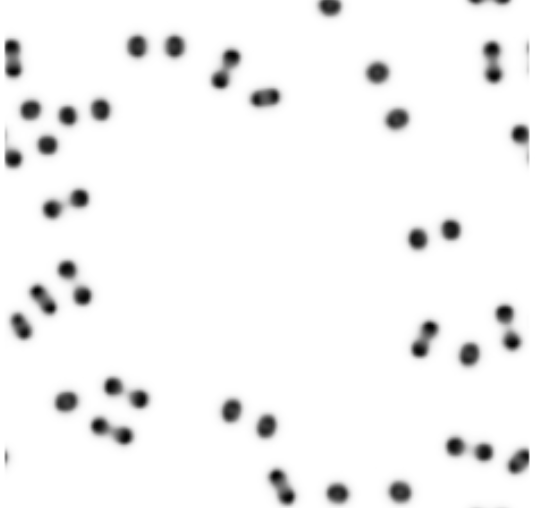
#> input picture Integrated_Design_of_Artificial_Intelligence/EX2_Cell_Segmentation/a.png, 535 x 508 px, found by its file name
$ jupyter execute --allow-errors EX2_cell.ipynb
#> lines starting #> are read from the running program, lines starting #| are printed output that depends on the picture; after the words box and inside, x2 and y2 are one past the last pixel; in counts of white or black regions, pixels touching at a corner belong together
<a href="https://colab.research.google.com/github/yuanshanmian/GZU_Courses/blob/main/EX2_cell.ipynb" target="_parent"></a>

[cell 1]
import matplotlib.pyplot as plt
import cv2

# 读取图像
gray_image = cv2.imread('./a.png', cv2.IMREAD_GRAYSCALE)
#> gray_image is the input picture: shape (508, 535); min 2, max 255, mean 243.7

# 自适应 Otsu 方法
def adaptive_otsu(img_g):
    h, w = img_g.shape
    mask = np.zeros_like(img_g)
    winHalfWidth = 10
    localVarThresh = 0.002

    for i in range(0, w):
        new_img = img_g[:, max(1, i - winHalfWidth): min(w, i + winHalfWidth)]
        th, th_otsu = cv.threshold(new_img, 0, 255, cv.THRESH_OTSU)
        intile = np.var(new_img / 255)
        if intile > localVarThresh:
            _, mask[:, i:i + 1] = cv.threshold(img_g[:, i:i + 1], th, 255, cv.THRESH_BINARY)
        else:
            mask[:, i:i + 1] = 255

    return mask

# 定义伽马参数
gamma = 10

# 应用伽马变换
#> (the rest of this cell did not finish here and is left out)

[cell 2]
import numpy as np
from scipy.ndimage import maximum_filter, generate_binary_structure, binary_erosion
import matplotlib.pyplot as plt
import cv2

# 读取灰度图像
image_array = 255 - cv2.imread('./a.png', cv2.IMREAD_GRAYSCALE)
#> image_array: shape (508, 535); min 0, max 253, mean 11.3

# 定义函数进行峰值检测
def detect_peaks(image, threshold=0):
    """
    对图像进行峰值检测，使用局部最大值滤波器。
    返回峰值的布尔掩码（即像素值是其邻域最大值时为1，否则为0）
    """
#> called with threshold = 30

    # 定义一个8连接的邻域结构
    neighborhood = generate_binary_structure(2, 2)

    # 应用局部最大值滤波器；所有邻域中最大值的像素被设置为1
    local_max = maximum_filter(image, footprint=neighborhood) == image
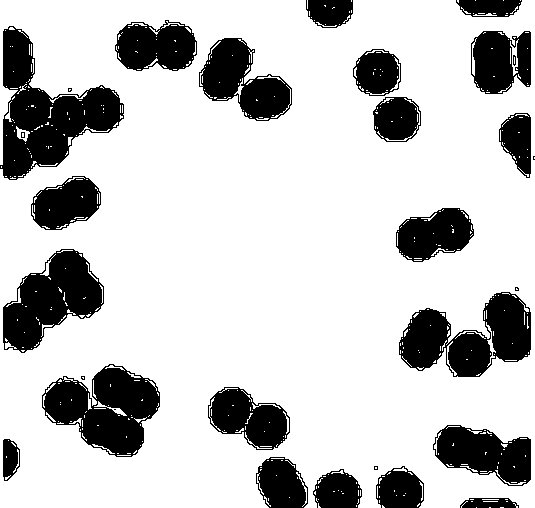
#> local_max: shape (508, 535) bool; 77.3% white; 29 black regions (7 under 20 px), largest, box (x1, y1, x2, y2) and area: (0, 26, 124, 180) 8367, (42, 364, 160, 457) 6406, (399, 292, 531, 377) 6372

    # local_max是一个包含我们寻找的峰值的掩码，但也包含了背景。
    # 为了分离出峰值，我们必须从掩码中去除背景。

    # 创建背景的掩码
    background = (image == 0)
#> background: shape (508, 535) bool; 77.6% white; 29 black regions (7 under 20 px), largest, box (x1, y1, x2, y2) and area: (4, 27, 123, 179) 8320, (43, 365, 159, 456) 6477, (4, 250, 103, 352) 5722

    # 一个小技巧：我们必须侵蚀背景，以成功地从local_max中减去它，否则将出现一条线
    # 沿着背景边界（局部最大值滤波器的副作用）
    eroded_background = binary_erosion(background, structure=neighborhood, border_value=1)
#> eroded_background: shape (508, 535) bool; 75.4% white; 26 black regions (5 under 20 px), largest, box (x1, y1, x2, y2) and area: (0, 26, 124, 180) 9004, (42, 364, 160, 457) 6988, (399, 292, 531, 377) 6857

    # 通过从local_max掩码中移除背景来获得最终的掩码，仅包含峰值（xor操作）
    detected_peaks = local_max ^ eroded_background
#> detected_peaks: shape (508, 535) bool; 1.8% white in thin lines or dots

    # 根据阈值对峰值进行处理
    detected_peaks[image <= threshold] = False
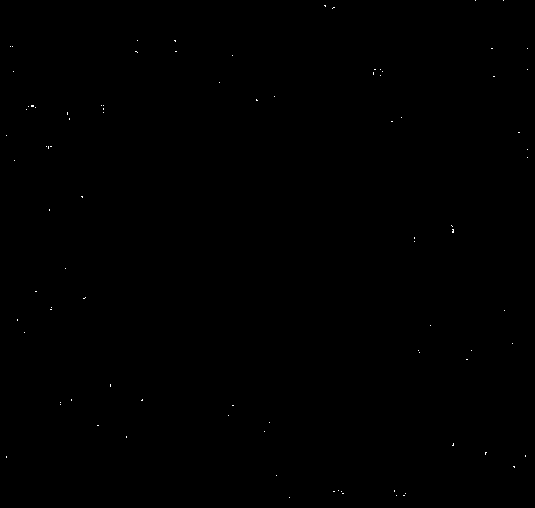
#> detected_peaks: shape (508, 535) bool; 0.06% white in thin lines or dots

    return detected_peaks

# 后处理函数：连接接近的峰值
def post_process_peaks(peaks, distance_threshold):
    # 获取峰值的坐标
#> called with distance_threshold = 10
    peaks_y, peaks_x = np.where(peaks)
#> peaks_y = 159 values from 0 to 497; peaks_x = 159 values, max 527 at index 16, min 6 at index 64, mean 255.5
    num_peaks = len(peaks_y)  # 获取峰值的数量
#> num_peaks = 159

    # 计算每个峰值之间的距离
    distances = np.zeros((num_peaks, num_peaks))
    for i in range(num_peaks):
        for j in range(i + 1, num_peaks):
            distances[i, j] = np.sqrt((peaks_x[i] - peaks_x[j]) ** 2 + (peaks_y[i] - peaks_y[j]) ** 2)
            distances[j, i] = distances[i, j]  # 对称矩阵
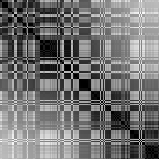
#> distances: shape (159, 159) float64; min 0, max 675.2, mean 307.1; drawn with min black and max white

    # 将距离小于阈值的峰值合并为一个峰值
    merged_peaks = np.copy(peaks)
    for i in range(num_peaks):
        for j in range(i + 1, num_peaks):
            if distances[i, j] < distance_threshold:
                merged_peaks[peaks_y[j], peaks_x[j]] = False
#> merged_peaks: shape (508, 535) bool; 0.02% white in thin lines or dots

    return merged_peaks


# 定义阈值
threshold = 30
distance_threshold = 10

# 应用检测并绘制结果
plt.figure(figsize=(15, 15))
detected_peaks = detect_peaks(image_array, threshold)

# 进行后处理：连接接近的峰值
merged_peaks = post_process_peaks(detected_peaks, distance_threshold)

# 显示检测到的峰值
plt.subplot(2, 3, 4)
plt.imshow(255 - merged_peaks, cmap='gray')
plt.title("检测到的峰值")

# 绘制原始图像
plt.subplot(2, 3, 1)
plt.imshow(255 - image_array, cmap='gray')
plt.title("原始图像")

# 在原图上绘制红点
peaks_y, peaks_x = np.where(merged_peaks)
#> peaks_y = 64 values from 0 to 497; peaks_x = 64 values, max 527 at index 7, min 6 at index 24, mean 262.5
plt.scatter(peaks_x, peaks_y, color='red', s=5)

# 绘制原始图像
plt.subplot(2, 3, 2)
plt.imshow(255 - image_array, cmap='gray')
plt.title("原始图像")

# 显示检测到的峰值
plt.subplot(2, 3, 3)
plt.imshow(255 - detected_peaks, cmap='gray')
plt.title("检测到的峰值")

plt.tight_layout()
plt.show()

print("num = ", len(peaks_y))
#| num =  64

[cell 3]
import cv2
import numpy as np
from skimage.segmentation import watershed
from skimage.feature import peak_local_max
from scipy import ndimage
import matplotlib.pyplot as plt

# 读取灰度图像
image = 255 - cv2.imread('./a.png', cv2.IMREAD_GRAYSCALE)

# 预处理：去除噪声和平滑图像
kernel = np.ones((3, 3), np.uint8)
opening = cv2.morphologyEx(image, cv2.MORPH_OPEN, kernel, iterations=2)

# 确定图像中的背景和前景区域
sure_bg = cv2.dilate(opening, kernel, iterations=3)
dist_transform = cv2.distanceTransform(opening, cv2.DIST_L2, 5)
ret, sure_fg = cv2.threshold(dist_transform, 0.7 * dist_transform.max(), 255, 0)
#> sure_fg: shape (508, 535) float32; 0.97% white; 31 white regions (1 under 20 px), largest, box (x1, y1, x2, y2) and area: (33, 269, 85, 312) 738, (27, 107, 73, 148) 445, (503, 313, 512, 342) 114
#> ret = 18.6
sure_fg = np.uint8(sure_fg)
unknown = cv2.subtract(sure_bg, sure_fg)

# 使用标记函数对前景区域进行标记
ret, markers = cv2.connectedComponents(sure_fg)
#> markers: shape (508, 535) int32; 32 distinct labels, from 0 to 31
#> ret = 32
markers = markers + 1
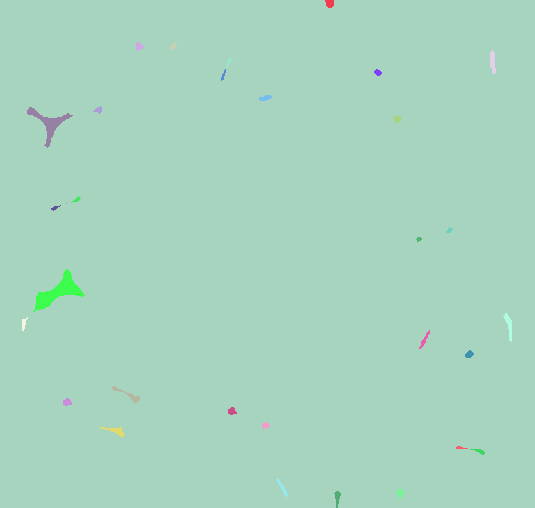
#> markers: shape (508, 535) int32; 32 distinct labels, from 1 to 32; one colour per label, 0 black
markers[unknown == 255] = 0

# 应用分水岭算法
markers = cv2.watershed(cv2.cvtColor(image, cv2.COLOR_GRAY2BGR), markers)
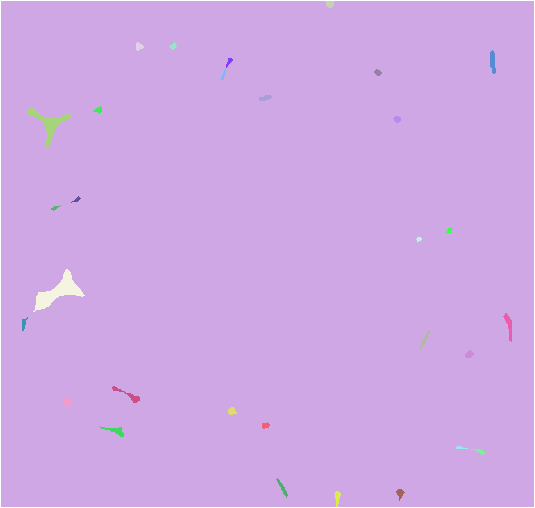
#> markers: shape (508, 535) int32; 33 distinct labels, from -1 to 32; one colour per label, 0 black, -1 white
image_copy = image.copy()

# 创建分割后的细胞掩码
cell_mask = np.zeros_like(image_copy, dtype=np.uint8)
cell_mask[markers > 1] = 255  # 将非背景部分置为255

# 计数标记区域的数量（不包括背景）
num_cells = len(np.unique(markers)) - 1
#> num_cells = 32
print("Number of cells:", num_cells)
#| Number of cells: 32

# 显示灰度图像
plt.imshow(image, cmap='gray')
plt.axis('off')  # 关闭坐标轴
plt.title('Cell Image')

# 提取细胞的中心坐标
markers_filtered = markers.copy()
markers_filtered[markers_filtered == -1] = 0
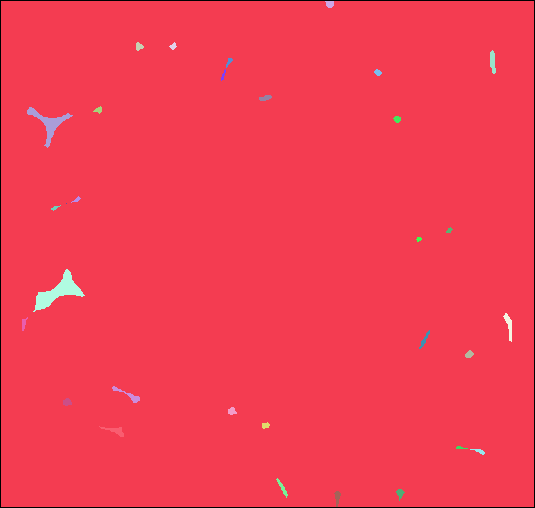
#> markers_filtered: shape (508, 535) int32; 33 distinct labels, from 0 to 32; one colour per label, 0 black
markers_labels = np.unique(markers_filtered)[1:]
#> markers_labels = 32 values from 1 to 32
cell_centers = []
for label in markers_labels:
    cell_mask_single = (markers_filtered == label).astype(np.uint8)
    cell_center = ndimage.measurements.center_of_mass(cell_mask_single)
    cell_centers.append(cell_center)
#> this loop made 32 passes
#> cell_center on passes 1 to 12: (253.5, 267.8), (3.63, 329.4), (46.06, 138.7), (45.79, 172.8), (61.44, 492.3), (61.48, 228.7), (74.89, 223), (72.08, 377.5), (97.55, 265), (122.8, 48.54), (109.6, 98.05), (118.8, 396.9)
#> cell_mask_single: shape (508, 535); values 0 (black) and 1 (white), 0.02% white; 1 white region, box (x1, y1, x2, y2) and area: (334, 491, 341, 507) 63
#> after the loop, cell_centers = 32 pairs, first value 3.63 to 497.1, second value 23.55 to 508.5

# 绘制细胞中心点
cell_centers = np.array(cell_centers)
plt.scatter(cell_centers[:, 1], cell_centers[:, 0], color='red', s=5)  # 注意坐标位置的转换

plt.show()

[cell 4]
import cv2 as cv
import numpy as np
from skimage.segmentation import watershed
from skimage.feature import peak_local_max
from scipy import ndimage
import matplotlib.pyplot as plt
plt.figure(figsize=(15, 15))
# 读取灰度图像
image = cv2.imread('./a.png', cv2.IMREAD_GRAYSCALE)

# 自适应 Otsu 方法
def adaptive_otsu(img_g):
    h, w = img_g.shape
#> h = 508; w = 535
    mask = np.zeros_like(img_g)
    winHalfWidth = 10
    localVarThresh = 0.002

    for i in range(0, w):
        new_img = img_g[:, max(1, i - winHalfWidth): min(w, i + winHalfWidth)]
        th, th_otsu = cv.threshold(new_img, 0, 255, cv.THRESH_OTSU)
        intile = np.var(new_img / 255)
        if intile > localVarThresh:
            _, mask[:, i:i + 1] = cv.threshold(img_g[:, i:i + 1], th, 255, cv.THRESH_BINARY)
        else:
            mask[:, i:i + 1] = 255
#> this loop made 535 passes
#> (th, intile) on passes 1 to 3: (144, 0.0921), (139, 0.0964), (139, 0.1)
#> mask: shape (508, 535); 89.7% white; 39 black regions (2 under 20 px), largest, box (x1, y1, x2, y2) and area: (40, 185, 92, 223) 1185, (100, 374, 153, 412) 1176, (54, 257, 96, 309) 1166
    return mask

# 定义伽马参数
gamma = 10

# 应用伽马变换
gamma_corrected = np.uint8(((image / 255.0) ** gamma) * 255)

# 调用自适应 Otsu 方法进行二值化
binary_image = adaptive_otsu(gamma_corrected)

# 使用3x3的核对图像进行开运算
kernel = np.ones((3, 3), np.uint8)
#> kernel = [[1, 1, 1], [1, 1, 1], [1, 1, 1]]
image_bin = cv.morphologyEx(binary_image, cv.MORPH_OPEN, kernel)

# 确定图像中的背景和前景区域
sure_bg = cv.erode(image_bin, kernel, iterations = 2)
#> sure_bg: shape (508, 535); 86% white; 39 black regions, largest, box (x1, y1, x2, y2) and area: (38, 183, 94, 225) 1573, (52, 255, 98, 311) 1558, (98, 372, 155, 414) 1556
sure_bg = 255 - sure_bg
dist_transform = cv2.distanceTransform(255 - image_bin, cv2.DIST_L2, 5)
# print(dist_transform.max())
ret, sure_fg = cv2.threshold(dist_transform, 0.75 * dist_transform.max(), 255, 0)
#> sure_fg: shape (508, 535) float32; 0.37% white; 45 white regions (25 under 20 px), largest, box (x1, y1, x2, y2) and area: (325, 0, 334, 8) 59, (373, 69, 382, 76) 49, (392, 116, 401, 123) 47
#> ret = 11.25
sure_fg = np.uint8(sure_fg)
unknown = cv2.subtract(sure_bg, sure_fg)
#> unknown: shape (508, 535); 13.7% white; 39 white regions, largest, box (x1, y1, x2, y2) and area: (38, 183, 94, 225) 1538, (52, 255, 98, 311) 1531, (98, 372, 155, 414) 1524

plt.subplot(337)
plt.imshow(sure_fg, cmap='gray')
plt.title('fg')

# 使用标记函数对前景区域进行标记
ret, markers = cv2.connectedComponents(sure_fg)
#> markers: shape (508, 535) int32; 46 distinct labels, from 0 to 45
#> ret = 46
print(ret)
#| 46
markers = markers + 1
#> markers: shape (508, 535) int32; 46 distinct labels, from 1 to 46
markers[unknown == 255] = 0

# 应用分水岭算法
markers = cv2.watershed(cv2.cvtColor(255-image, cv2.COLOR_GRAY2BGR), markers)
#> markers: shape (508, 535) int32; 47 distinct labels, from -1 to 46
image_copy = image.copy()


# Convert the single-channel grayscale image to a three-channel image
image_rgb = cv2.cvtColor(image, cv2.COLOR_GRAY2RGB)

# Mark the watershed boundaries on the original image with red color
image_rgb[markers == -1] = [255, 0, 0]  # Red color for boundary pixels
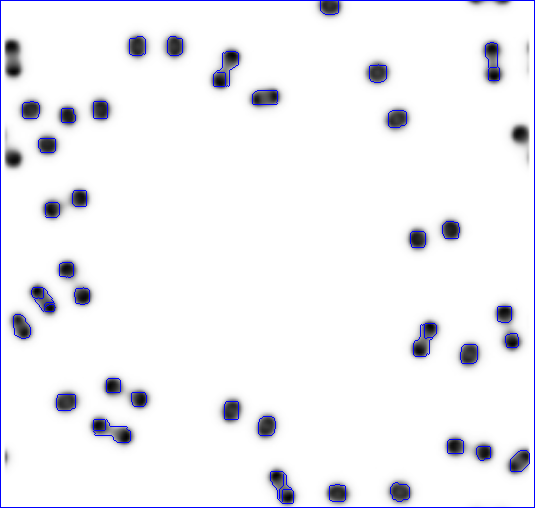
#> image_rgb: shape (508, 535, 3); 1.63% of pixels changed, all inside (x1, y1, x2, y2) = (0, 0, 535, 508)

# Display the original image with watershed boundaries marked
plt.subplot(338)
plt.imshow(image_rgb)
plt.axis('off')
plt.title('Watershed Boundaries on Original Image')


# 创建分割后的细胞掩码
cell_mask = np.zeros_like(image_copy, dtype=np.uint8)
cell_mask[markers > 1] = 255  # 将非背景部分置为255

# 计数标记区域的数量（不包括背景）
num_cells = len(np.unique(markers)) - 1
#> num_cells = 46
print("Number of cells:", num_cells)
#| Number of cells: 46


# 显示灰度图像
plt.subplot(331)
plt.imshow(image, cmap='gray')
plt.axis('off')  # 关闭坐标轴
plt.title('Original Image')

# 提取细胞的中心坐标
markers_filtered = markers.copy()
markers_filtered[markers_filtered == -1] = 0
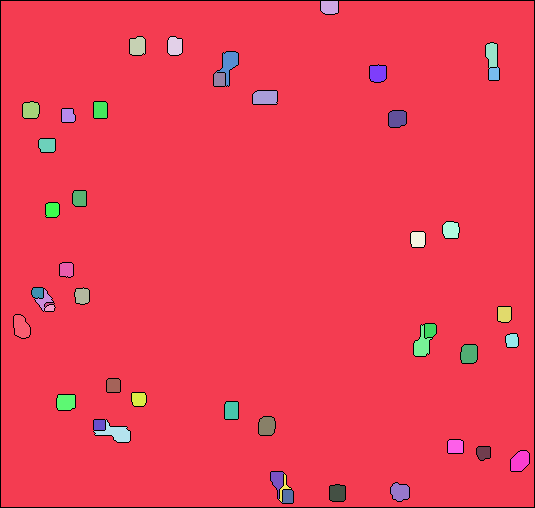
#> markers_filtered: shape (508, 535) int32; 47 distinct labels, from 0 to 46; one colour per label, 0 black
markers_labels = np.unique(markers_filtered)[1:]
#> markers_labels = 46 values from 1 to 46
cell_centers = []
for label in markers_labels:
    cell_mask_single = (markers_filtered == label).astype(np.uint8)
    cell_center = ndimage.measurements.center_of_mass(cell_mask_single)
    cell_centers.append(cell_center)
#> this loop made 46 passes
#> cell_center on passes 1 to 12: (252.7, 267.4), (6.73, 329.1), (45.82, 137.1), (45.77, 174.4), (54.07, 491.5), (63.3, 228.7), (73.06, 377.5), (73.49, 493.6), (78.99, 219), (97.11, 264.7), (109.8, 30.36), (109.5, 99.97)
#> cell_mask_single: shape (508, 535); values 0 (black) and 1 (white), 0.08% white; 1 white region
#> after the loop, cell_centers = 46 pairs, first value 6.73 to 496.1, second value 20.88 to 519.6

# 绘制细胞中心点
cell_centers = np.array(cell_centers)
plt.scatter(cell_centers[1:, 1], cell_centers[1:, 0], color='red', s=5)  # 注意坐标位置的转换


# 显示分水岭算法处理后的结果
plt.subplot(332)
plt.imshow(markers, cmap='jet')
plt.axis('off')
plt.title('Watershed Segmentation')

# 显示细胞掩码
plt.subplot(333)
plt.imshow(cell_mask, cmap='gray')
plt.axis('off')
plt.title('Cell Mask')

# 显示前景和背景
plt.subplot(334)
plt.imshow(sure_fg, cmap='gray')
#plt.imshow(unknown, cmap='jet', alpha=0.3)  # 使用jet colormap显示unknown，透明度为0.3
plt.axis('off')
plt.title('fg')

plt.subplot(335)
plt.imshow(sure_bg, cmap='gray')
#plt.imshow(unknown, cmap='jet', alpha=0.3)  # 使用jet colormap显示unknown，透明度为0.3
plt.axis('off')
plt.title('Sure Background')

plt.subplot(337)
plt.imshow(image_bin, cmap='gray')
#plt.imshow(unknown, cmap='jet', alpha=0.3)  # 使用jet colormap显示unknown，透明度为0.3
plt.axis('off')
plt.title('image_bin')


plt.subplot(339)
plt.imshow(dist_transform, cmap='gray')
#plt.imshow(unknown, cmap='jet', alpha=0.3)  # 使用jet colormap显示unknown，透明度为0.3
plt.axis('off')
plt.title('dist_transform')

plt.subplot(336)
plt.imshow(unknown, cmap='jet', alpha=0.3)  # 使用jet colormap显示unknown，透明度为0.3
plt.axis('off')
plt.title('Unknown')

plt.tight_layout()
plt.show()
#> figure, not shown here; B, G, R data is drawn as R, G, B

[cell 5]
import numpy as np
import cv2 as cv
import matplotlib.pyplot as plt
from skimage import io, color, segmentation, measure

# 读取图像
image_file = 'a.png'
# image = io.imread(image_file, as_gray=True)
image = cv2.imread('./a.png', cv2.IMREAD_GRAYSCALE)

# 转换为彩色图像（分水岭算法要求输入彩色图像）
# image_color = color.gray2rgb(image)
image_color = cv2.cvtColor(image, cv2.COLOR_GRAY2RGB)

# 应用分水岭算法
labels = segmentation.watershed(image,connectivity = 2)
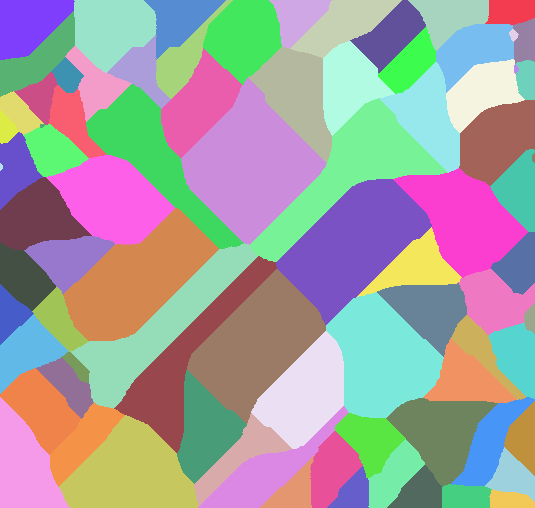
#> labels: shape (508, 535) int32; 83 distinct labels, from 1 to 83; one colour per label, 0 black

# 计数区域
regions = measure.regionprops(labels)
#> regions = 83 regions; largest, box (x1, y1, x2, y2) and area: (181, 78, 327, 245) 12687, (276, 179, 432, 325) 11522, (187, 269, 326, 424) 10560, (63, 208, 219, 341) 10506, (250, 98, 448, 262) 9373
num_regions = len(regions)
#> num_regions = 83

# 创建复制图像
image_with_contours = np.copy(image_color)

# 绘制轮廓
contours = segmentation.find_boundaries(labels)
#> contours: shape (508, 535) bool; 5.2% white in thin lines or dots
image_with_contours[contours] = [255, 0, 0]  # 在复制图上绘制红色线条
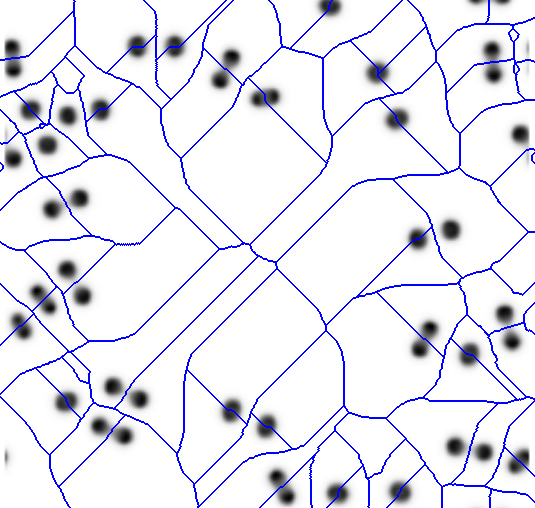
#> image_with_contours: shape (508, 535, 3); 5.21% of pixels changed, all inside (x1, y1, x2, y2) = (0, 0, 535, 508)

# 显示结果
plt.figure(figsize=(30, 20))
plt.subplot(2, 3, 1)
plt.imshow(image_color)
plt.title('Colored Original Image')
plt.axis('off')

plt.subplot(2, 3, 2)
plt.imshow(image_with_contours)
plt.title('Segmented Image with Red Contours')
plt.axis('off')


#> (the rest of this cell did not finish here and is left out)
